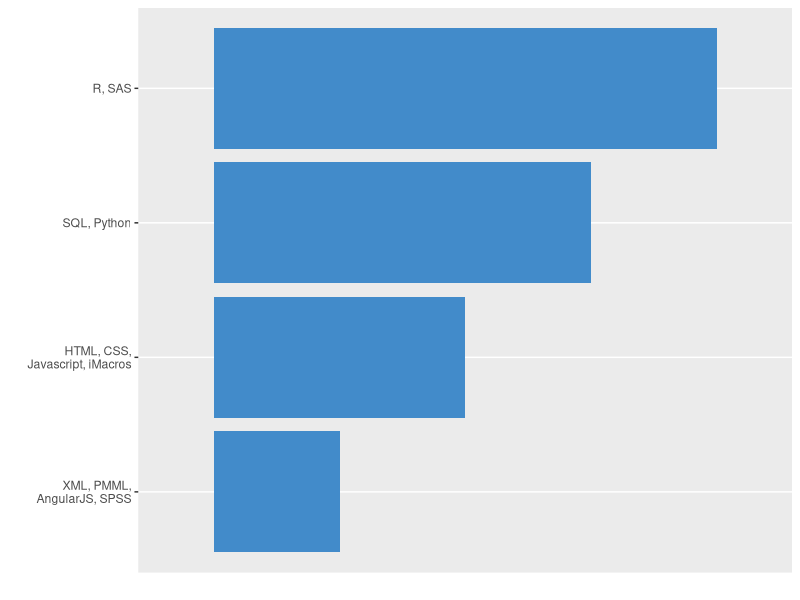

This figure's R source:
require(ggplot2)

# create data
skills <- data.frame(dominio=c(1,2,3,4), 
                     linguagem=factor(
                       c("XML, PMML,\nAngularJS, SPSS", 
                         "HTML, CSS,\nJavascript, iMacros", 
                         "SQL, Python", 
                         "R, SAS")))

# reorder factor levels
skills$linguagem <- factor(skills$linguagem, levels(skills$linguagem)[c(4,1,3,2)])

# create labels
labels <- c("", "I've been there", "Confortable", "Very\nconfortable", "Expert")

# plot data
ggplot(skills, aes(linguagem, dominio)) + geom_bar(stat="identity", fill="#428BCA") + coord_flip() +
  scale_y_discrete(labels=labels) + xlab("") + ylab("")
